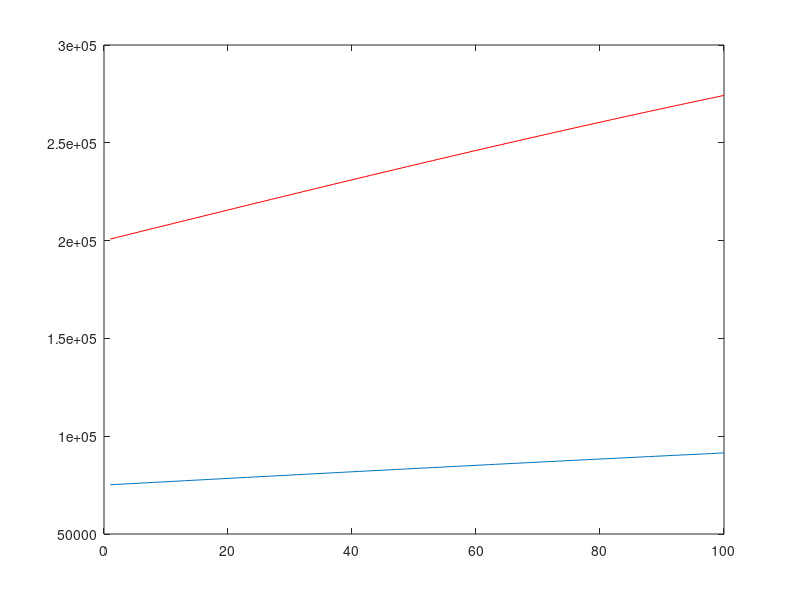
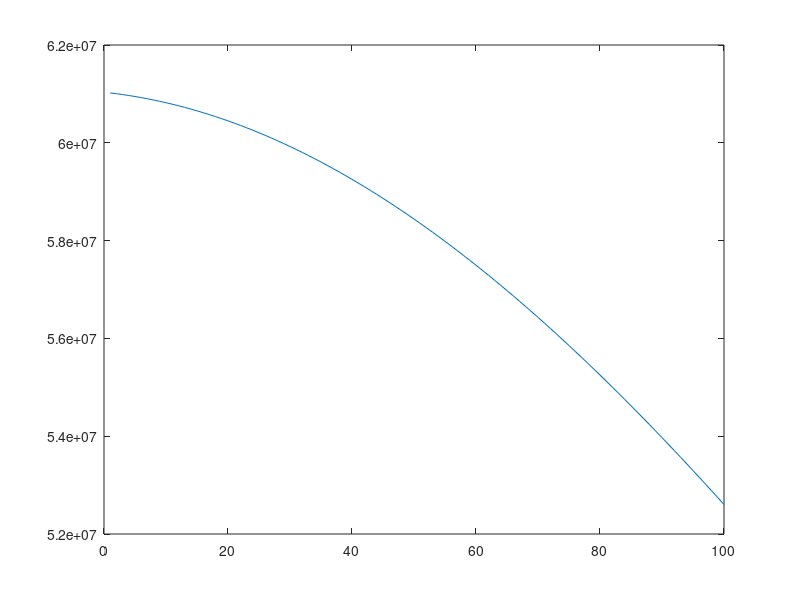

These figures' MATLAB source, in order:
%Whale pop and profit simulation
timestep = 1;
runLength = 100;

pops = [75000; 200000];
killRates = [75; 200];
whalePrice = [12000; 6000];

% Diff Eqs
dx = @(x,y,r1,k1,a1) (r1*x.*(1-(x/k1)))-(a1*x.*y);
dy = @(x,y,r2,k2,a2) (r2*y.*(1-(y/k2)))-(a2*x.*y);
change = @(p,r,k,a) [dx(p(1),p(2),r(1),k(1),a(1)); dy(p(1),p(2),r(2),k(2),a(2))];

iters = round(runLength/timestep);
popLog = zeros(iters,2);

r = [0.05 0.08];
K = [150000 400000];
a = [10^-8 10^-8];

profit = zeros(iters,1);
now = uint64(1);
while (now <= iters)
    popDelta = change(pops,r,K,a);
    
    %update kill rate
    killRates(:) = 0.9*change(pops,r,K,a);
    if any(killRates<0)
        killRates(:) = [0 0];
    end
    
    pops = pops+popDelta-killRates;
    popLog(now,:) = pops';
    
    profit(now) = sum(whalePrice.*killRates);
    
    if (~pops(1)||~pops(2))
        if (pops(1)<=0)&&(pops(2)<=0)
            pops(1) = 0;
            pops(2) = 0;
            break;
        elseif pops(1)<=0
            pops(1) = 0;
        else
            pops(2) = 0;
        end
    end
    display(sprintf('%d %d',pops(1),pops(2)))
    now = now+1;
end
plot(popLog(:,1))
hold on
plot(popLog(:,2),'r')
sum(profit)
figure
plot(profit)
